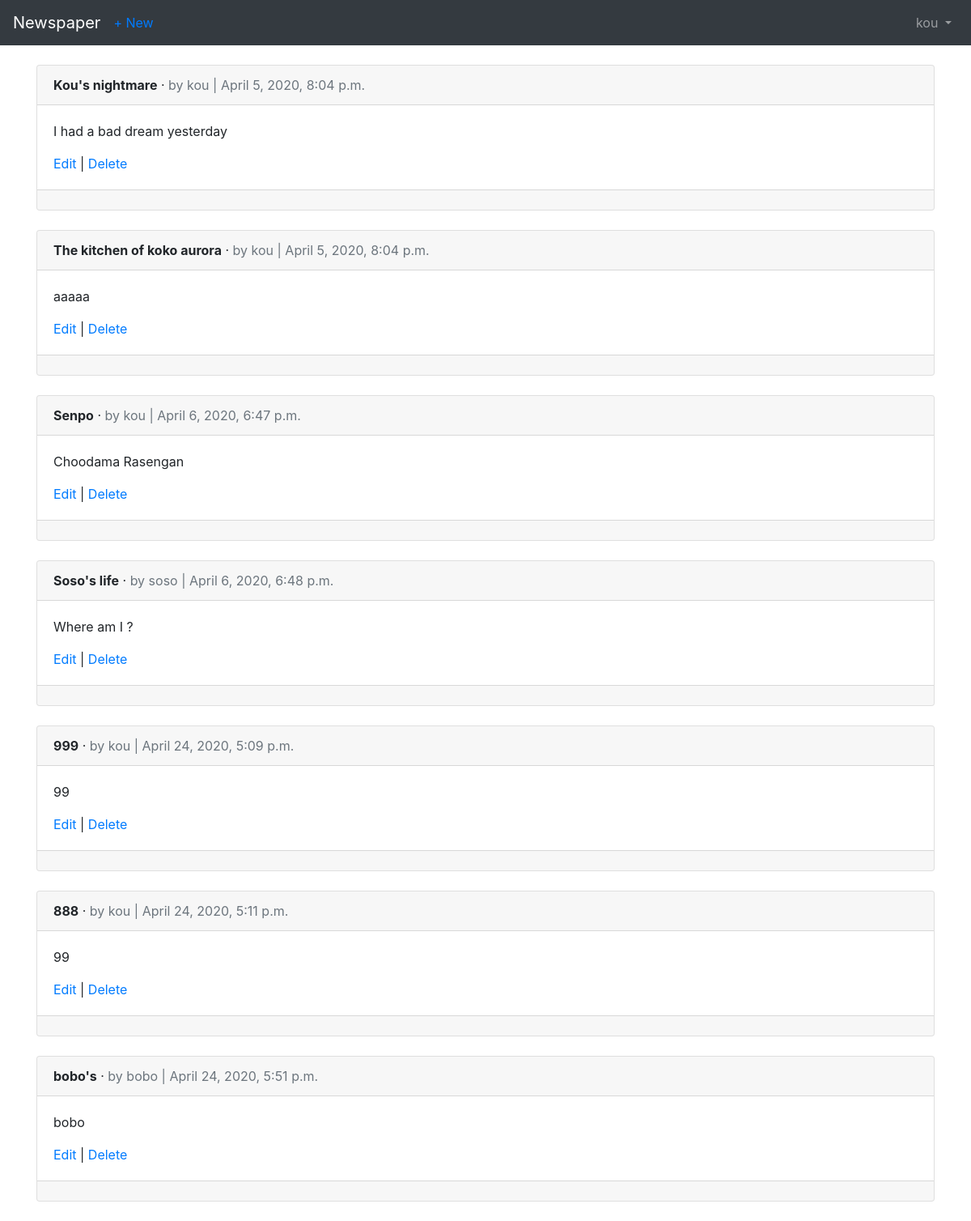
/articles/ (signed in), run on an earlier commit of the app's database.
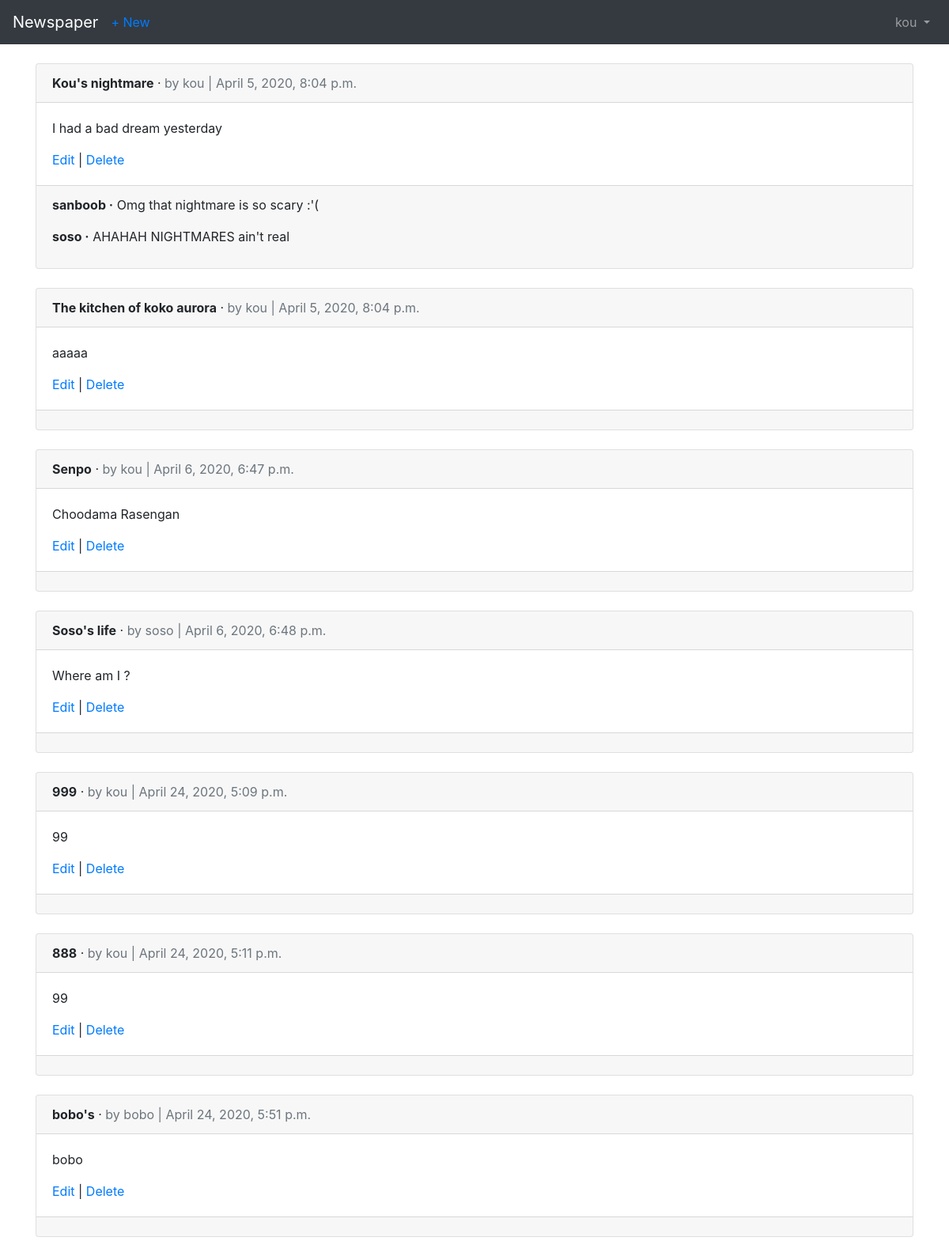
And on a later commit of the database.
### articles/models.py (models this page shows, shortened)
class Article(models.Model):
    title = models.CharField(max_length=255)
    body = models.TextField()
    date = models.DateTimeField(auto_now_add=True)
    author = models.ForeignKey(
        get_user_model(),
        on_delete = models.CASCADE,
    )

class Comment(models.Model):  #get_user_model is used to reference our custom user
    article = models.ForeignKey(Article, on_delete=models.CASCADE , related_name='comments')  #FOO_set t3ayet lil comments (FK relation) we want to change Foo_set so we use related_name
    comment = models.CharField(max_length=140)
    author = models.ForeignKey(
        get_user_model(),
        on_delete=models.CASCADE,
    )
    def __str__(self):   #we always add str and get absolute url
        return  self.comment

### users/models.py (models this page shows)
class CustomUser(AbstractUser):
    age = models.PositiveIntegerField(null=True, blank=True)

### articles/views.py (the view)
# urls.py: path('', ArticleListView.as_view(), name='article_list'),
class ArticleListView(LoginRequiredMixin, ListView):
    model = Article
    template_name = 'article_list.html'
    login_url = 'login'

### templates/article_list.html (shortened to what this page needs)
{% extends 'base.html' %}
{% block content %}
  {% for article in object_list %}
    <div class="card">
      <div class="card-header">
        <span class="font-weight-bold">{{ article.title }}</span> &middot;
        <span class="text-muted">by {{ article.author }} | {{ article.date }}</span>
      </div>
      <div class="card-body">
        <p>{{ article.body }}</p>
        <a href="{% url 'article_update' article.pk %}">Edit</a> |
        <a href="{% url 'article_delete' article.pk %}">Delete</a>
      </div>
      <div class="card-footer">
        {% for comment in article.comments.all %}
          <p>
            <span class="font-weight-bold">{{ comment.author }} &middot;</span>
            {{ comment }}
          </p>
        {% endfor %}
      </div>
    </div>
    <br />
  {% endfor %}
{% endblock content %}

What changed in the data, as far as the page shows it:
added Comment: author "sanboob", comment "Omg that nightmare is so scary :'(", shown under Article "Kou's nightmare"
added Comment: author "soso", comment "AHAHAH NIGHTMARES ain't real", shown under Article "Kou's nightmare"
